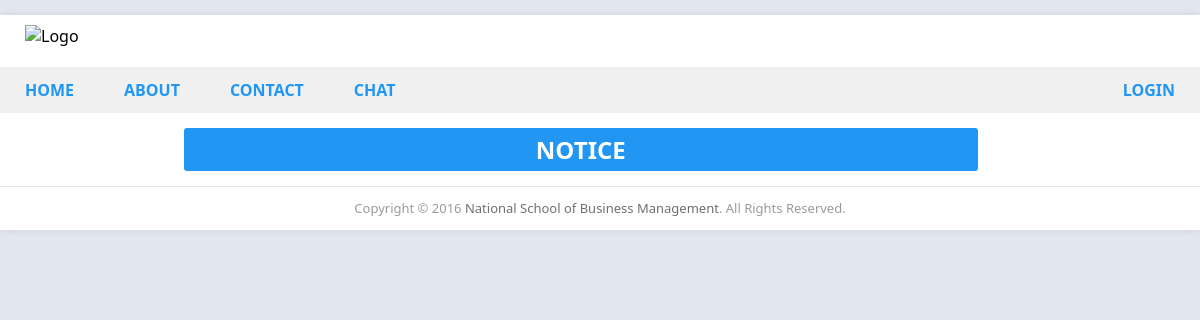
Before: / with the older database file.
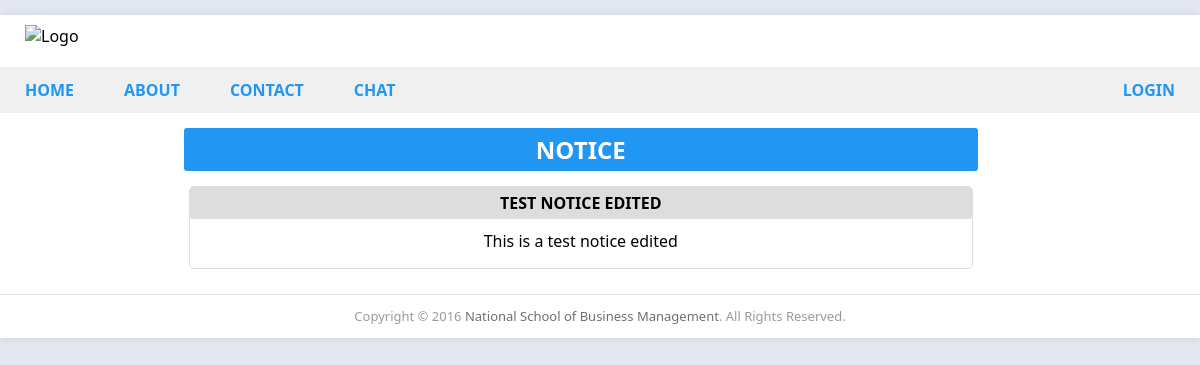
After: the same page with the newer database file.
### tables this page shows
CREATE TABLE `notice` (
  `id` int(11) NOT NULL,
  `title` varchar(250) NOT NULL,
  `notice` text NOT NULL,
  `default` int(11) NOT NULL DEFAULT '0',
  `date` datetime NOT NULL DEFAULT CURRENT_TIMESTAMP
);

### classes/DB.php (called while the page is built, shortened)
<?php
class DB
{
  private static $_instance = null;
  private $_pdo,
          $_query,
          $_error = false,
          $_results,
          $_resultslimit,
          $_count = 0;
  function __construct()
  {
    try {
      $this->_pdo = new PDO('mysql:host=' . Config::get('mysql/host') . ';dbname=' . Config::get('mysql/db'), Config::get('mysql/username'), Config::get('mysql/password'));
    } catch (PDOException $e) {
      die($e->getMessage());
    }
  }
  public static function getInstance() {
    if (!isset(self::$_instance)) {
      self::$_instance = new self();
    }
    return self::$_instance;
  }
  public function query($sql, $params = array()) {
    if ($this->_query = $this->_pdo->prepare($sql)) {
      if($this->_query->execute()) {
          $this->_results = $this->_query->fetchAll(PDO::FETCH_OBJ);
          $this->_count = $this->_query->rowCount();
      }else {
        $this->_error = true;
      }
    }
    return $this;
  }
  public function count() {
    return $this->_count;
  }
  public function results() {
    return $this->_results;
  }
}

### classes/Config.php (called while the page is built)
<?php
class Config {
  public static function get($path = null) {
    if ($path) {
      $config = $GLOBALS['config'];
      $path = explode('/', $path);
      foreach ($path as $value) {
        if(isset($config[$value])){
          $config = $config[$value];
        }
      }
      return $config;
    }
  }
}

### index.php (the view, shortened to what this page needs)
<?php require_once 'student/header.php';
?>
<div class="column column-8 offset-2 main text-center">
 <h2 class="group-title blue-b">Notice</h2>
 <?php $notice = DB::getInstance()->query('SELECT * FROM notice'); ?>
 <?php if ($notice->count() > 0): ?>
  <?php foreach ($notice->results() as $n): ?>
      <section class="main border-ash">
      <h4 class="group-title ash-b"><?php echo $n->title ?></h4>
      <p class="side-padding"><?php echo $n->notice ?></p>
    </section>
  <?php endforeach; ?>
  <?php endif; ?>
</div>
<?php require_once 'student/footer.php' ?>

Changed rows visible on the page:
added notice: title "TEST NOTICE EDITED", notice "This is a test notice edited"
